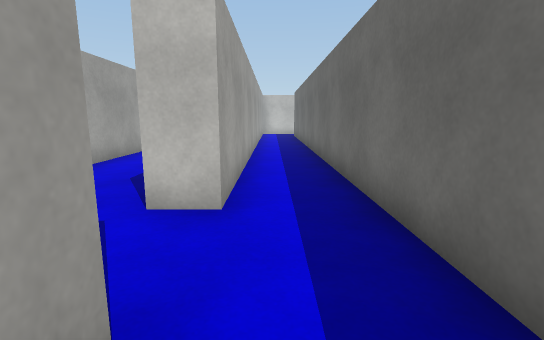
view 1 (above)

21 first-person views from a walk through a scene from a Unity 3-D project. The camera is 1.2 m above the floor, tilts 10° down and sees 85° across. The floor is counted in squares, 1 m on a side. Each view is taken from the middle of a square. On the plan, view 1 faces up. The plan holds only what a view shows up to about 13 squares ahead; the rest is blank. Surface patterns are stand-ins for the level's own textures.

view 2
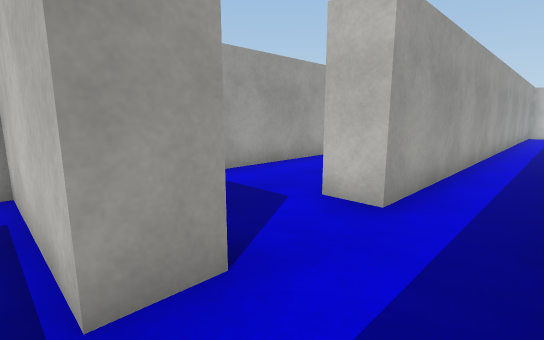

view 3
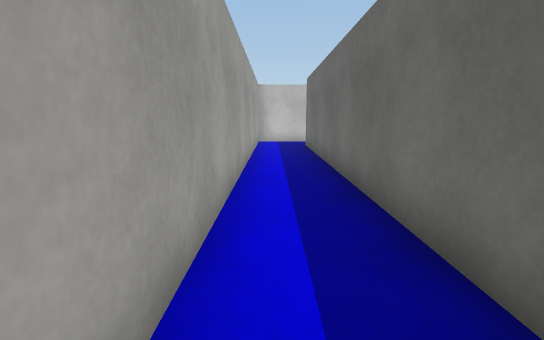

view 4
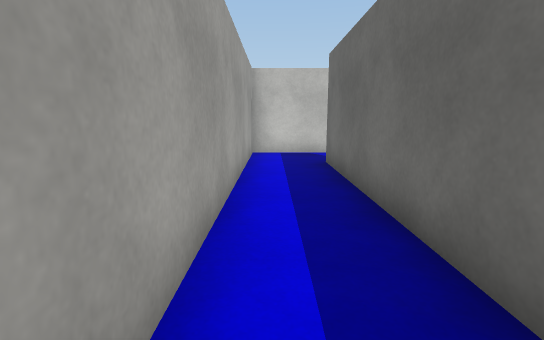

view 5
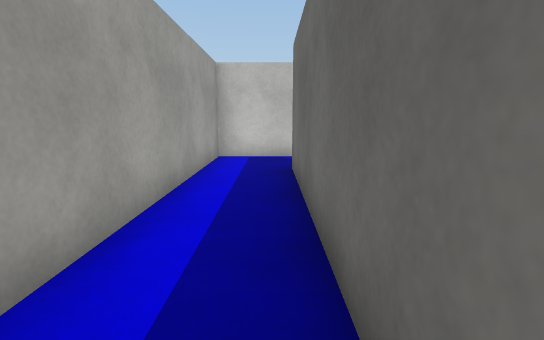

view 6
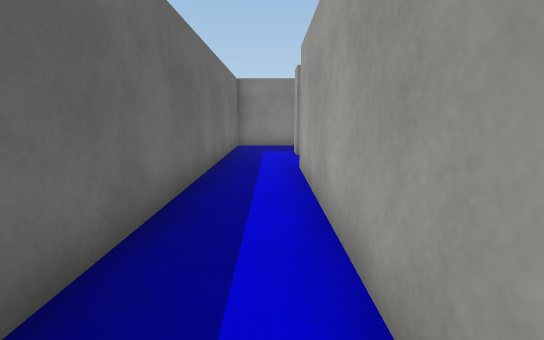

view 7
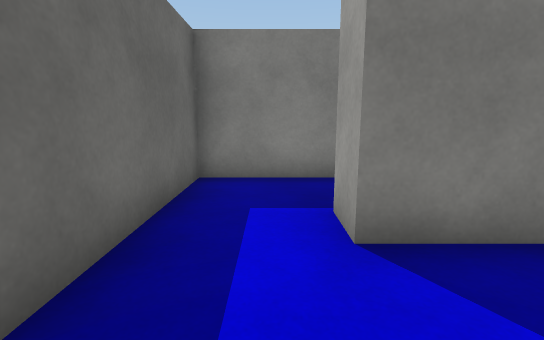

view 8
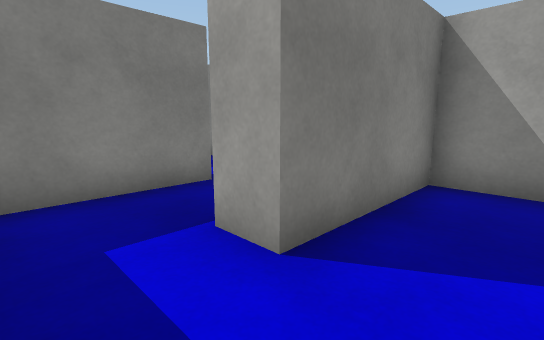

view 9
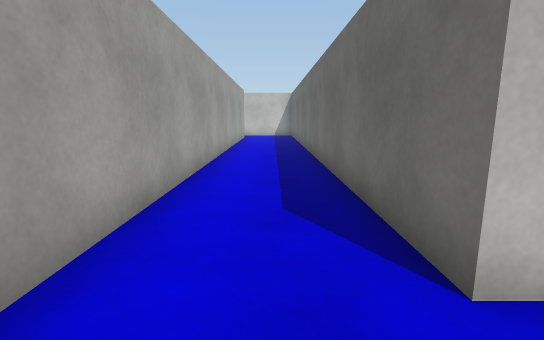

view 10
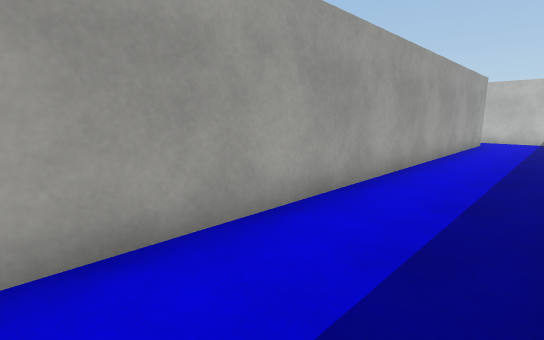

view 11
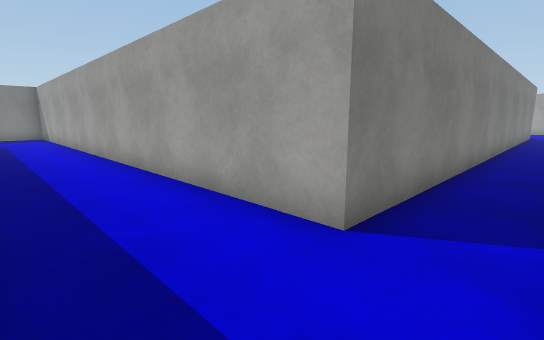

view 12
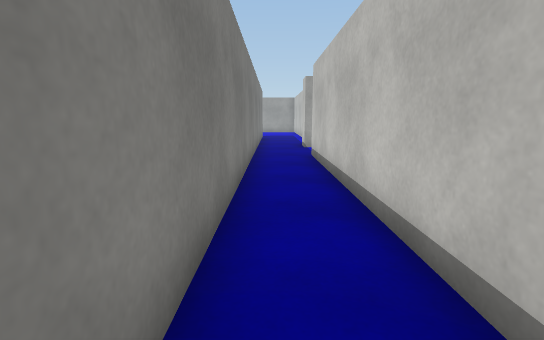

view 13
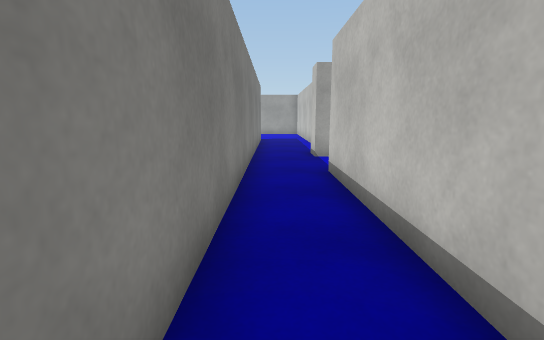

view 14
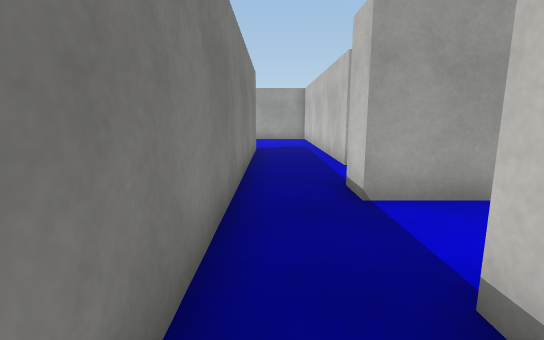

view 15
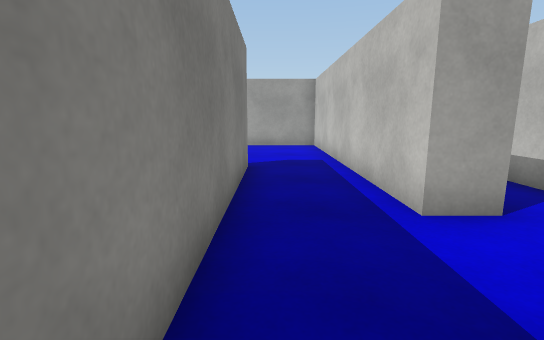

view 16
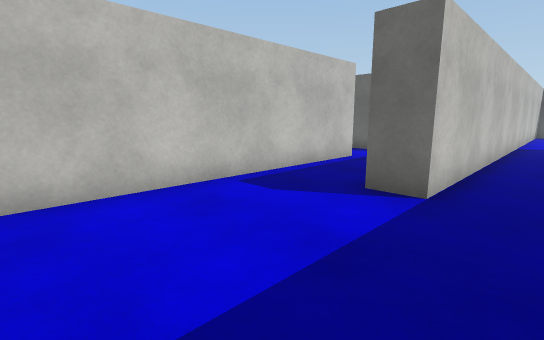

view 17
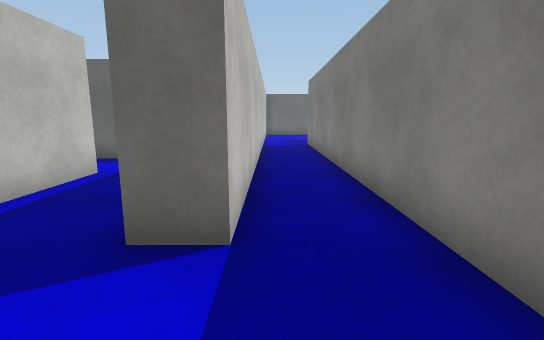

view 18
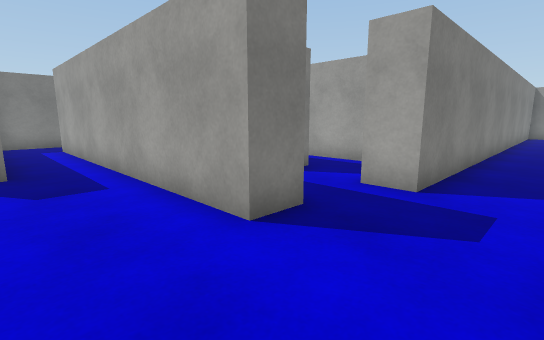

view 19
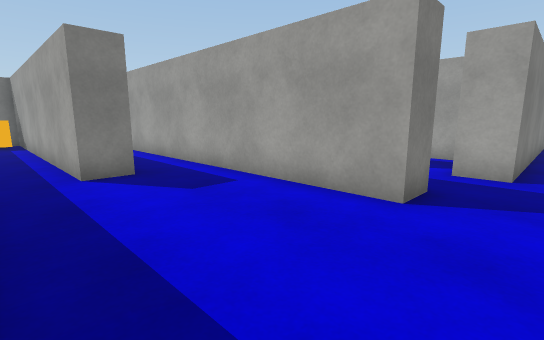

view 20
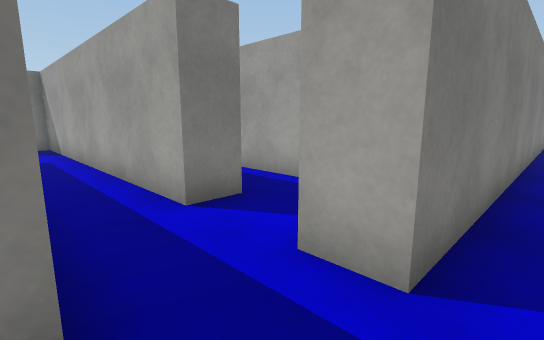

view 21
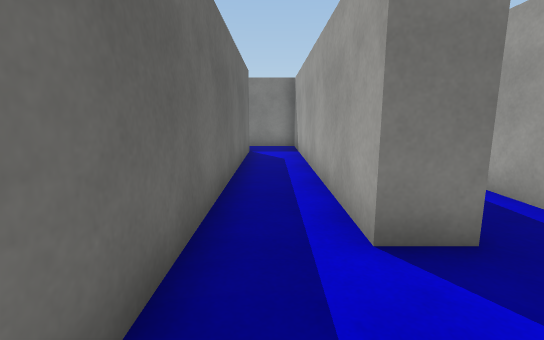

### Floor plan
Points are (right, up) in squares from view 1. A wall is a line through its corners. A room is listed if a view was taken in it or the views show most of it. See-through windows are left out.
Room 1 (views 1, 2)
walls: (-0.5, -1.9) (1.5, -1.9) (1.5, 0.6)
ways out: opening at (0.5, 1) to room 2; opening at (-1.5, -0.5) to room 6
Room 2 (views 3, 4, 5, 6, 7, 8)
walls: (2, 22.3) (-0.7, 22.3) (-0.7, 3.8) (-1.7, 3.8); (-0.7, 1.3) (-0.7, 0.3); (1.5, 0.6) (1.5, 20.1)
ways out: opening at (0.5, 1) to room 1; opening at (-1, 2.5) to room 3; opening at (2, 21.5)
Room 3 (views 9, 10, 11, 12, 13, 14, 15)
walls: (-2.8, 22.3) (-3.5, 22.3); (-6.2, 22.3) (-14.8, 22.3); (-1.7, 3.8) (-1.7, 15); (-17.2, 22.3) (-18.2, 22.3); (-18.6, 20.4) (-4.7, 20.4) (-4.7, 1.3) (-0.7, 1.3)
ways out: opening at (-1, 2.5) to room 2; opening at (-17.5, 21.5) to room 4; opening at (-15.5, 23)
Room 4 (views 16, 17)
walls: (-25.4, 17.3) (-13, 17.3); (-20.5, 22.9) (-30.1, 22.9) (-30.1, 19.9); (-11.8, 19.4) (-24.3, 19.4) (-24.3, 20.4) (-18.6, 20.4)
ways out: opening at (-17.5, 21.5) to room 3; opening at (-12.5, 18.5) to room 5; opening at (-19.5, 23.5)
Room 5 (views 18, 19, 20, 21)
walls: (-8.4, 11.5) (-7.4, 11.5) (-7.4, 1.3) (-6.8, 1.3); (-14, 14.4) (-13, 14.4) (-13, 4.3) (-8.6, 4.3); (-11.2, 6.1) (-11.2, 16.4) (-10.2, 16.4) (-10.2, 6.1); (-13, 17.3) (-13, 16.2)
ways out: opening at (-12.5, 18.5) to room 4; opening at (-13.5, 15.5)
objects: orange cube (-7, 2) to (-6, 2)
Room 6 (no view inside)
walls: (-2.2, -1.9) (-0.5, -1.9); (-0.7, 0.3) (-4.8, 0.3)
ways out: opening at (-1.5, -0.5) to room 1

Where each view was taken, in squares from view 1:
view 1: 0 up, 0 right, facing up
view 2: 0 up, 1 right, facing up-left
view 3: 7 up, 0 right, facing up
view 4: 12 up, 0 right, facing up
view 5: 13 up, 1 right, facing up
view 6: 11 up, 0 right, facing down
view 7: 4 up, 0 right, facing down
view 8: 3 up, 1 right, facing down-left
view 9: 2 up, 3 left, facing up
view 10: 5 up, 2 left, facing up-left
view 11: 22 up, 2 left, facing down-left
view 12: 21 up, 5 left, facing left
view 13: 21 up, 8 left, facing left
view 14: 21 up, 13 left, facing left
view 15: 21 up, 17 left, facing left
view 16: 18 up, 29 left, facing up-right
view 17: 19 up, 27 left, facing right
view 18: 19 up, 8 left, facing down-left
view 19: 18 up, 6 left, facing down-left
view 20: 18 up, 11 left, facing down-left
view 21: 17 up, 12 left, facing down
